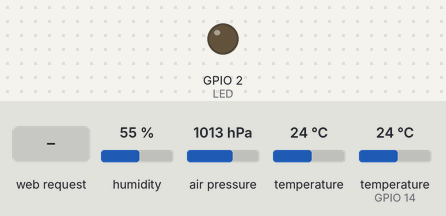
This sketch was run on a simulated ESP8266 (NodeMCU). Parts: output pins drawn as LEDs (lit = HIGH). Inputs (shaded band) come from the test bench; at power-on: humidity 55 %, air pressure 1013 hPa, temperature 24 °C, temperature (sensor on GPIO 14) 24 °C. WiFi joins after 1.5 s; servers stay silent unless stated; what the sketch prints to the serial monitor is not drawn.

Above: at 2.7 s.
2.8 s: HTTP request GET /readADC received
At 3.6 s:
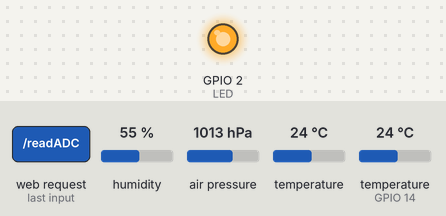
Timing chart, 0 to 5.8 s (numbered marks = the images above; inputs shaded):
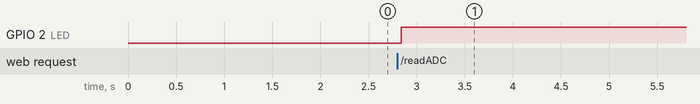

The sketch:

sketch_may19a.ino
```cpp
#include <DHTesp.h>
#include <ESP8266WiFi.h>
#include <WiFiClient.h>
#include <ESP8266WebServer.h>
#include <SFE_BMP180.h>
#include <Wire.h>
#include "index.h"

#define LED 2                     //LED
#define DHTpin 14                 //pinul D5 NodeMCU este GPIO14

SFE_BMP180 bmp180;

#define ALTITUDE 1655.0           //Altitudine (m)

DHTesp dht;

//SSID si parola router
const char * ssid = "DNA-Berceni, cartier cu valoare";
const char * password = "anchetamcoruptii";

ESP8266WebServer server(80);        //Server port 80

void handleRoot() {
  String s = MAIN_page;             //Citeste continutul HTML
  server.send(200, "text/html", s); //Trimite pagina web
}

float humidity, temperature;

void handleADC() {
  char status;
  double T, P, p0, a;
  double Tdeg, Tfar, phg, pmb;

  status = bmp180.startTemperature();
  if (status != 0) {
    delay(status);                    // Asteapta pentru masuratori
    status = bmp180.getTemperature(T);
    if (status != 0) {
      Serial.print("temperatura: ");  // Afiseaza masuratori
      Serial.print(T, 2);
      Tdeg = T;
      Serial.print(" deg C, ");


      status = bmp180.startPressure(3);
      if (status != 0) {
        delay(status);                              // Asteapta pentru masuratori
        status = bmp180.getPressure(P, T);
        if (status != 0) {
          Serial.print("presiunea atmosferica: ");  // Afiseaza masuratori
          Serial.print(P, 2);
          pmb = P;
          Serial.print(" mbar, ");
          phg = P * 0.750061683;
          Serial.print(P * 0.750061683, 2);
          Serial.println(" mmHg");

          p0 = bmp180.sealevel(P, ALTITUDE);
          Serial.print("Presiune relativa (fata de nivelul marii): ");
          Serial.print(p0, 2);
          Serial.print(" mbar, ");
          Serial.print(p0 * 0.750061683, 2);
          Serial.println(" mmHg");

          a = (bmp180.altitude(P, p0))/100;
          Serial.print("altitudine: ");
          Serial.print(a, 0);
          Serial.print("m, ");
        } else Serial.println("error retrieving pressure measurement\n");
      } else Serial.println("error starting pressure measurement\n");
    } else Serial.println("error retrieving temperature measurement\n");
  } else Serial.println("error starting temperature measurement\n");

  int rain = (1024 - analogRead(A0)) / 10;
  String message = "Cer senin";
  if (rain < 2) {
    if (pmb < 1010 && pmb >= 1005) {
      message = "Cer partial innorat";
    } else if (pmb < 1005) {
      message = "Cer innorat";
    }
  }
  if (rain >= 5 && rain <= 40) {
    message = "Ploaie usoara";
  } else if (rain > 40 && rain <= 50) {
    message = "Ploaie";
  } else if (rain > 50) {
    message = "Furtuna";
  }
  //Create JSON data
  String data = "{\"Rain\":\"" + String(rain) + "\",\"Altitude\":\"" + String(a) + "\",\"Message\":\"" + message + "\",\"Pressuremb\":\"" + String(pmb) + "\",\"Pressurehg\":\"" + String(phg) + "\", \"Temperature\":\"" + String(temperature) + "\", \"Humidity\":\"" + String(humidity) + "\"}";

  digitalWrite(LED, !digitalRead(LED)); //aprinde LED pt cereri
  server.send(200, "text/plane", data); //trimite ADC, temperatura, umiditate, altitudine, mesaj in JSON catre client

  delay(dht.getMinimumSamplingPeriod());

  humidity = dht.getHumidity();
  temperature = dht.getTemperature();

  Serial.print("Precipitatii:");
  Serial.print(rain);
  Serial.println(" %\n");
}

void setup() {
  Serial.begin(115200);
  Serial.println();

  // dht22 Sensor
  dht.setup(DHTpin, DHTesp::DHT22); //for DHT22 Connect DHT sensor to GPIO 17
  pinMode(LED, OUTPUT);

  //BMP180 Sensor
  if (bmp180.begin())
    Serial.println("BMP180 init success");
  else {
    Serial.println("BMP180 init fail\n\n");
    while(1); // Pause forever.
  }

  WiFi.begin(ssid, password);
  Serial.println("");

  // Asteapta pt conexiune la wifi
  while (WiFi.status() != WL_CONNECTED) {
    delay(500);
    Serial.print(".");
  }

  //Daca conexiunea a reusit, afiseaza datele retelei la care ne-am conectat
  Serial.println("");
  Serial.print("Connected to ");
  Serial.println(ssid);
  Serial.print("IP address: ");
  Serial.println(WiFi.localIP());     //adresa IP locala

  server.on("/", handleRoot);         //afiseaza pagina
  server.on("/readADC", handleADC);

  server.begin();                     //Start server
  Serial.println("HTTP server started");
}

void loop() {
  server.handleClient();            //manevreaza cererile clientului
}
```

index.h
```cpp
const char MAIN_page[] PROGMEM = R"=====(
<!DOCTYPE html>
<html>
   <head>
      <title>Statia meteo</title>
   </head>
   <style>
      @import url(https://fonts.googleapis.com/css?family=Montserrat);
      @import url(https://fonts.googleapis.com/css?family=Advent+Pro:400,200);
      *{margin: 0;padding: 0;}
      body{
      background:#544947;
      font-family:Montserrat,Arial,sans-serif;
      }
      h2{
      font-size:14px;
      }
      .widget{
      box-shadow:0 40px 10px 5px rgba(0,0,0,0.4);
      margin:100px auto;
      height: 330px;
      position: relative;
      width: 800px;
      }
      .upper{
      border-radius:5px 5px 0 0;
      background:#f5f5f5;
      height:200px;
      padding:20px;
      }
      .date{
      font-size:25px;
      color:#248573;
      }
      .message{
      font-size:30px;
      color:#544947;
      }
      .year{
      font-size:30px;
      color:#c1c1c1;
      }
      .place{
      color:#222;
      font-size:40px;
      }
      .lower{
      background:#248573;
      border-radius:0 0 5px 5px;
      font-family:'Advent Pro';
      font-weight:200;
      height:130px;
      width:100%;
      }
      .clock{
      background:#248573;
      border-radius:100%;
      box-shadow:0 0 0 15px #f5f5f5,0 10px 10px 5px rgba(0,0,0,0.3);
      height:150px;
      position:absolute;
      right:25px;
      top:-35px;
      width:150px;
      }
      .hour{
      background:#f5f5f5;
      height:50px;
      left:50%;
      position: absolute;
      top:25px;
      width:4px;
      }
      .min{
      background:#f5f5f5;
      height:65px;
      left:50%;
      position: absolute;
      top:10px;
      transform:rotate(100deg);
      width:4px;
      }
      .min,.hour{
      border-radius:5px;
      transform-origin:bottom center;
      transition:all .5s linear;
      }
      .infos{
      list-style:none;
      }
      .info{
      color:#fff;
      float:left;
      height:100%;
      padding-top:10px;
      text-align:center;
      width:20%;
      }
      .info span{
      display: inline-block;
      font-size:40px;
      margin-top:20px;
      }
      .weather p {
      font-size:20px;padding:10px 0;
      }
      .anim{animation:fade .8s linear;}
      @keyframes fade{
      0%{opacity:0;}
      100%{opacity:1;}
      }
      a{
      text-align: center;
      text-decoration: none;
      color: white;
      font-size: 15px;
      font-weight: 500;
      }
   </style>
   <body>
      <div class="widget">
         <div class="clock">
            <div class="min" id="min"></div>
            <div class="hour" id="hour"></div>
         </div>
         <div class="upper">
            <div class="place update" id="temperature">- &deg;C</div>
            <div class="date" id="date">-</div>
            <div class="message" id="message">-</div>
         </div>
         <div style="text-align: center;"><a href="" style="align:center">Proiect ADIV</a></div>
         <div class="lower">
            <ul class="infos">
               <li class="info temp">
                  <h2 class="title">TEMPERATURA</h2>
                  <span class='update' id="temp">- &deg;C</span>
               </li>
               <li class="info altitude">
                  <h2 class="title">ALTITUDINE</h2>
                  <span class='update' id="altitude">- m</span>
               </li>
               <li class="info weather">
                  <h2 class="title">PRESIUNE</h2>
                  <span class="update" id="pressure">- mbar</span>
               </li>
               <li class="info wind">
                  <h2 class="title">PRECIPITATII</h2>
                  <span class='update' id="rain">-%</span>
               </li>
               <li class="info humidity">
                  <h2 class="title">UMIDITATE</h2>
                  <span class='update' id="humidity">-%</span>
               </li>
            </ul>
         </div>
      </div>
      <script>
         setInterval(drawClock, 2000);

         function drawClock(){
             var now = new Date();
             var hour = now.getHours();
             var minute = now.getMinutes();
             var second = now.getSeconds();

             //Date
             var options = {year: 'numeric', month: 'long', day: 'numeric' };
             var today  = new Date();
             document.getElementById("date").innerHTML = today.toLocaleDateString("ro-RO", options);

             //hour
             var hourAngle = (360*(hour/12))+((360/12)*(minute/60));
             var minAngle = 360*(minute/60);
             document.getElementById("hour").style.transform = "rotate("+(hourAngle)+"deg)";
             //minute
             document.getElementById("min").style.transform = "rotate("+(minAngle)+"deg)";

             //Get Humidity Temperature and Rain Data
             var xhttp = new XMLHttpRequest();
             xhttp.onreadystatechange = function() {
               if (this.readyState == 4 && this.status == 200) {
               var txt = this.responseText;
               var obj = JSON.parse(txt);
                 document.getElementById("rain").innerHTML = obj.Rain + "%";
                 document.getElementById("temperature").innerHTML = Math.round(obj.Temperature) + "&deg;C";
                 document.getElementById("temp").innerHTML = Math.round(obj.Temperature) + "&deg;C";
                 document.getElementById("humidity").innerHTML = Math.round(obj.Humidity) + "%";
                 document.getElementById("pressure").innerHTML = Math.round(obj.Pressuremb) + " mbar";
                 document.getElementById("altitude").innerHTML = Math.round(obj.Altitude) + " m";
                 document.getElementById("message").innerHTML = obj.Message;
               }
             };
            xhttp.open("GET", "readADC", true);
            xhttp.send();
         }
      </script>
   </body>
</html>
)=====";
```

Measured:
- after the input at 2.8 s, GPIO 2 (LED): LOW → HIGH at once
